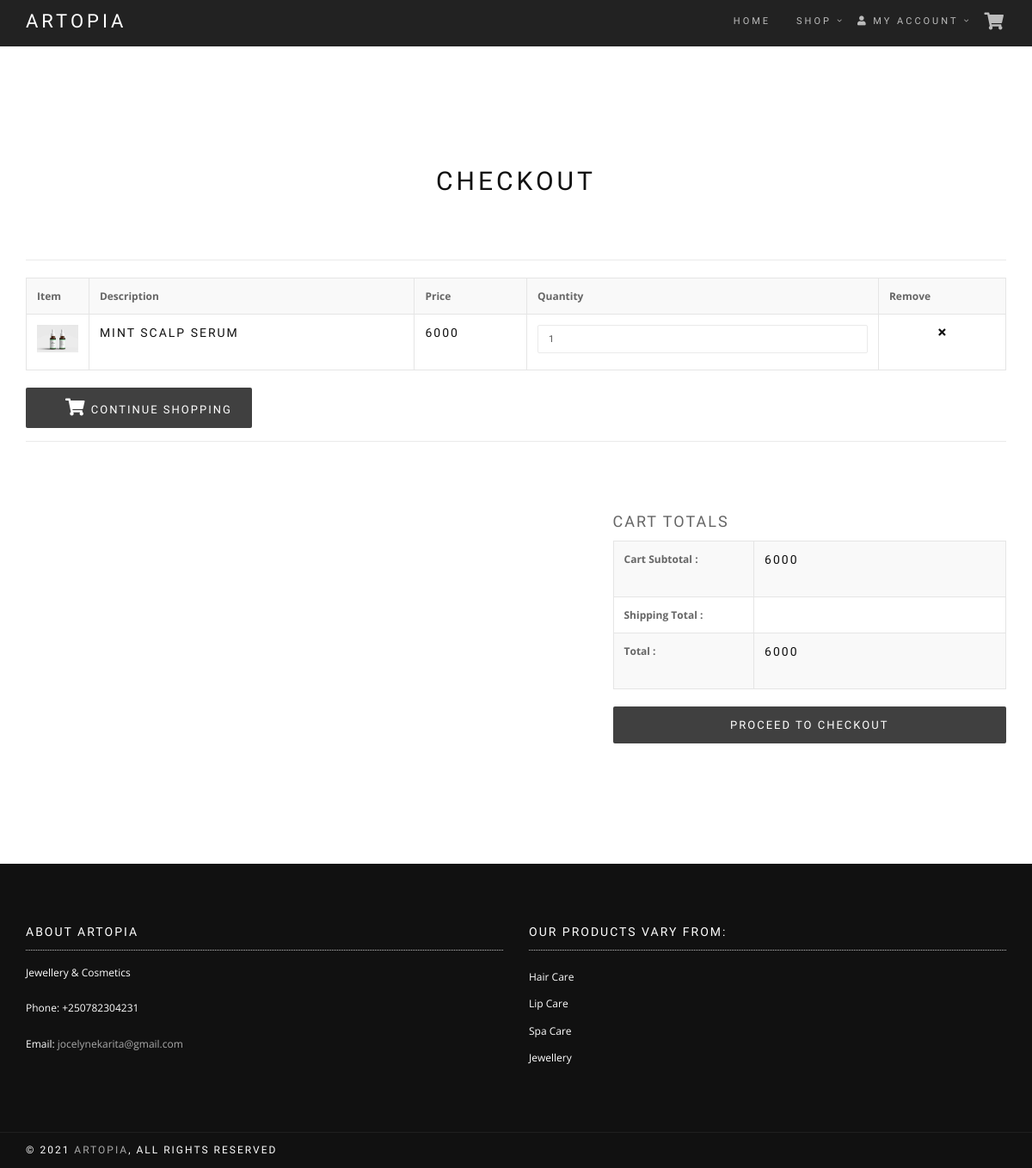
/views/cart.php (signed in), run on an earlier commit of the app's database.
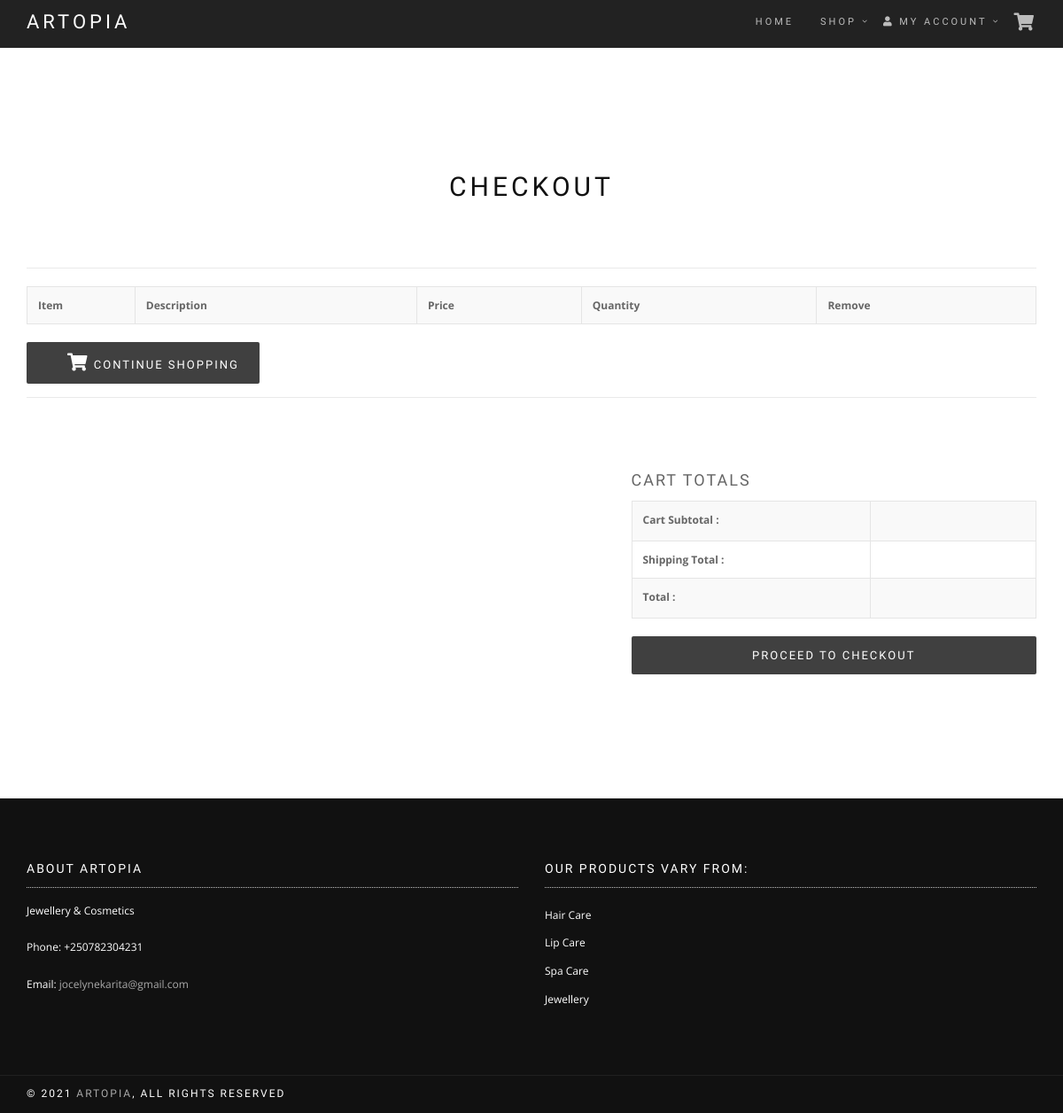
And on a later commit of the database.
### tables this page shows
CREATE TABLE `cart` (
  `p_id` int(11) NOT NULL,
  `ip_add` varchar(50) NOT NULL,
  `c_id` int(11) DEFAULT NULL,
  `qty` int(11) NOT NULL
);

CREATE TABLE `products` (
  `product_id` int(11) NOT NULL,
  `product_cat` int(11) NOT NULL,
  `product_brand` int(11) NOT NULL,
  `product_title` varchar(200) NOT NULL,
  `stock` int(11) NOT NULL,
  `product_price` double NOT NULL,
  `product_desc` varchar(500) DEFAULT NULL,
  `product_image` varchar(100) DEFAULT NULL,
  `product_keywords` varchar(100) DEFAULT NULL
);

### settings/connection.php (called while the page is built, shortened)
<?php
class Connection{
	public $db = null;
	public $results = null;
	function connection(){
		$this->db = mysqli_connect(SERVER, USER, PASSWORD, DATABASE);
		return true;
	}
	function query($query){
		$this->results = mysqli_query($this->db, $query);
		return true;
	}
	function fetch($query){
		if($this->query($query)) {
			return mysqli_fetch_all($this->results, MYSQLI_ASSOC);
		}
		return false;
	}
	function fetchOne($query){
		if($this->query($query)) {
			return mysqli_fetch_assoc($this->results);
		}
		return false;
	}
}
?>

### controllers/cart_controller.php (called while the page is built, shortened)
<?php
require_once("../classes/cart_class.php");
    function displayCart_controller($cid){
        $cart = new cart();
        return $cart->displayCart($cid);
    }
    function cartValue_controller($cid){
        $cart= new cart();
        return $cart->cartValue($cid);
    }
?>

### classes/cart_class.php (called while the page is built, shortened)
<?php
require_once("../settings/connection.php");
class cart extends Connection
{
    public function displayCart($cid){
        $sql = "SELECT `cart`.`p_id`, `cart`.`c_id`, `cart`.`qty`, `products`.`product_title`, `products`.`product_price`, `products`.`product_image`, `products`.`stock` FROM `cart`
        JOIN `products` on (`cart`.`p_id` = `products`.`product_id`)
        WHERE `cart`.`c_id` = '$cid'";
        return $this->fetch($sql);
    }
    public function cartValue($cid){
        $sql="SELECT SUM(`products`.`product_price`*`cart`.`qty`) as Result
        FROM `cart` JOIN `products` ON (`products`.`product_id` = `cart`.`p_id`) WHERE `cart`.`c_id`='$cid'";
        return $this->fetchOne($sql);
    }
}
?>

### views/cart.php (the view, shortened to what this page needs)
<?php
require('../controllers/cart_controller.php');
include('menu.php');
?>
<div class="main">
  <section class="module">
    <div class="container">
      <div class="row">
        <div class="col-sm-6 col-sm-offset-3">
          <h1 class="module-title font-alt">Checkout</h1>
        </div>
      </div>
      <hr class="divider-w pt-20">
      <div class="row">
        <div class="col-sm-12">
          <table class="table table-striped table-border checkout-table">
            <tr>
              <th class="hidden-xs">Item</th>
              <th>Description</th>
              <th class="hidden-xs">Price</th>
              <th>Quantity</th>
              <th>Remove</th>
            </tr>
            <?php
              if (isset($_SESSION['user_id'])){
                  $cid = $_SESSION['user_id'];
                  $cart = displayCart_controller($cid);
                  $checkOutAmt = cartValue_controller($cid);
              }
            else{
                $ipadd = getRealIpAddr();
                $cart = displayCartNull_controller($ipadd);
                $checkOutAmt = cartValueNull_controller($ipadd);
            }
            foreach ($cart as $item){
            ?>
            <tr>
              <td class="hidden-xs"><a href=<?php echo "single_product.php?id=".$item['p_id'];?>><img src=<?= $item['product_image'];?> alt="Accessories Pack"/></a></td>
              <td>
                <h5 class="product-title font-alt"><?=$item['product_title'];?></h5>
              </td>
              <td class="hidden-xs">
                <h5 class="product-title font-alt"><?=$item['product_price'];?></h5>
              </td>
              <td>
                <form>
                  <input class="form-control" type="number" class="form-control" min=1 id="qty"
                  name="qty" data-cid="<?= $item['c_id'];?>" data-ipadd="<?= $item['ip_add'];?>"
                  data-pid="<?= $item['p_id'];?>" data-qty="<?= $item['qty'];?>" value="<?php echo $item['qty']  ?>"
                  onchange="updatecart(this)" onkeyup="updatecart(this)" max=<?=$item['stock']?>>
                </form>
              </td>
              <td class="pr-remove"><a href= <?php echo "../actions/cart_process.php?deleteid=".$item['p_id'] ;?> title="Remove"><i class="fa fa-times"></i></a></td>
            </tr>
              <?php }?>
          </table>
        </div>
      </div>
      <div class="row">
        <div class="col-sm-3 ">
          <div class="form-group">
          <a href='shop.php#products'> <button class="btn btn-lg btn-block btn-round btn-d" type="submit" > <i class="fa fa-shopping-cart" style="font-size:20px"></i> Continue Shopping</button></a>
          </div>
        </div>
      </div>
      <hr class="divider-w">
      <div class="row mt-70">
        <div class="col-sm-5 col-sm-offset-7">
          <div class="shop-Cart-totalbox">
            <h4 class="font-alt">Cart Totals</h4>
            <table class="table table-striped table-border checkout-table">
              <tbody>
                <tr>
                  <th>Cart Subtotal :</th>
                  <td><h5 class="product-title font-alt"><?=$checkOutAmt["Result"];?></h5></td>
                </tr>
                <tr>
                  <th>Shipping Total :</th>
                  <td></td>
                </tr>
                <tr class="shop-Cart-totalprice">
                  <th>Total :</th>
                  <td><h5 class="product-title font-alt"><?=$checkOutAmt["Result"];?></h5></td>
                </tr>
              </tbody>
            </table>
            <a class="btn btn-lg btn-block btn-round btn-d" href="payment.php?amount=<?=$checkOutAmt["Result"]?>">Proceed to Checkout</a>
          </div>
        </div>
      </div>
    </div>
  </section>
</div>
<?php include_once('footer.php');?>

### views/menu.php (shortened to what this page needs)
<!DOCTYPE html>
<html lang="en-US" dir="ltr">
  <head>
    <link href="../assets/lib/bootstrap/dist/css/bootstrap.min.css" rel="stylesheet">
    <link href="../assets/lib/animate.css/animate.css" rel="stylesheet">
    <link href="../assets/lib/components-font-awesome/css/font-awesome.min.css" rel="stylesheet">
    <link href="../assets/lib/et-line-font/et-line-font.css" rel="stylesheet">
    <link href="../assets/lib/flexslider/flexslider.css" rel="stylesheet">
    <link href="../assets/lib/owl.carousel/dist/assets/owl.carousel.min.css" rel="stylesheet">
    <link href="../assets/lib/owl.carousel/dist/assets/owl.theme.default.min.css" rel="stylesheet">
    <link href="../assets/lib/magnific-popup/dist/magnific-popup.css" rel="stylesheet">
    <link href="../assets/lib/simple-text-rotator/simpletextrotator.css" rel="stylesheet">
    <link href="../assets/css/style.css" rel="stylesheet">
    <link id="color-scheme" href="../assets/css/colors/default.css" rel="stylesheet">
    <link rel="stylesheet" href="https://cdnjs.cloudflare.com/ajax/libs/font-awesome/5.13.0/css/all.min.css">
  </head>
  <body data-spy="scroll" data-target=".onpage-navigation" data-offset="60">
    <main>
      <nav class="navbar navbar-custom navbar-fixed-top " role="navigation">
        <div class="container">
          <div class="navbar-header">
            <a class="navbar-brand" href="#">Artopia</a>
          </div>
          <div class="collapse navbar-collapse" id="custom-collapse">
            <ul class="nav navbar-nav navbar-right">
                <li ><a  href="./shop.php#products" >Home</a>
                <li class= "dropdown"><a  class="dropdown-toggle" href="./shop.php" >Shop</a>
                </li>
                <li class= "dropdown"><a  class="dropdown-toggle" href="./shop.php" ><i class="fa fa-user" aria-hidden="true"></i> My Account</a>
                </li>
                <li><a  href="cart.php" ><i class="fa fa-shopping-cart" style="font-size:20px"></i></a> </li>
          </div>
        </div>
      </nav>

### views/footer.php (shortened to what this page needs)
<div class="module-small bg-dark">
  <div class="container">
    <div class="row">
      <div class="col-sm-6">
        <div class="widget">
          <h5 class="widget-title font-alt">About Artopia</h5>
          <p>Jewellery & Cosmetics</p>
          <p>Phone: +250782304231</p>
          <p>Email:<a href="#"> jocelynekarita@gmail.com</a></p>
        </div>
      </div>
      <div class="col-sm-6">
        <div class="widget">
          <h5 class="widget-title font-alt">Our Products vary from:</h5>
          <ul class="icon-list">
            <li>Hair Care </li>
            <li>Lip Care </li>
            <li>Spa Care </li>
            <li>Jewellery </li>
          </ul>
        </div>
      </div>
    </div>
  </div>
</div>
<footer class="footer bg-dark">
  <div class="container">
    <div class="row">
      <div class="col-sm-6">
        <p class="copyright font-alt">&copy; 2021&nbsp;<a href="shop.php">Artopia</a>, All Rights Reserved</p>
      </div>
      <div class="col-sm-6">
        <div class="footer-social-links"><a href="#"><i class="fa fa-facebook"></i></a><a href="#"><i class="fa fa-twitter"></i></a><a href="#"><i class="fa fa-dribbble"></i></a><a href="#"><i class="fa fa-skype"></i></a>
        </div>
      </div>
    </div>
  </div>
</footer>

What changed in the data, as far as the page shows it:
removed cart: p_id.product_image (picture), p_id.product_title "MINT SCALP SERUM", p_id.product_price "6000", qty "1"
Also different on the page:
$checkOutAmt["Result"]: "6000" → (not shown)
